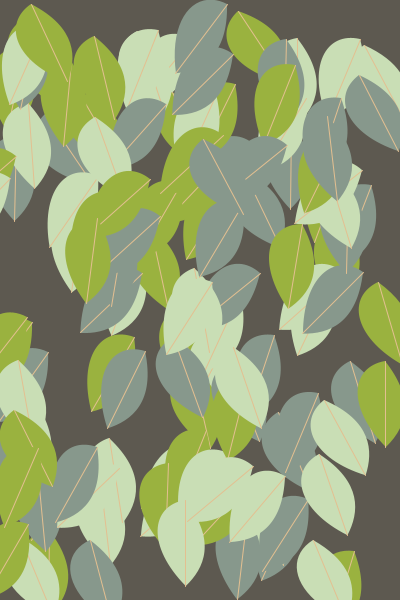
Frame 1 (no input)
Frame 60 (the mouse pressed at the canvas centre just before this capture): identical to frame 1, image omitted
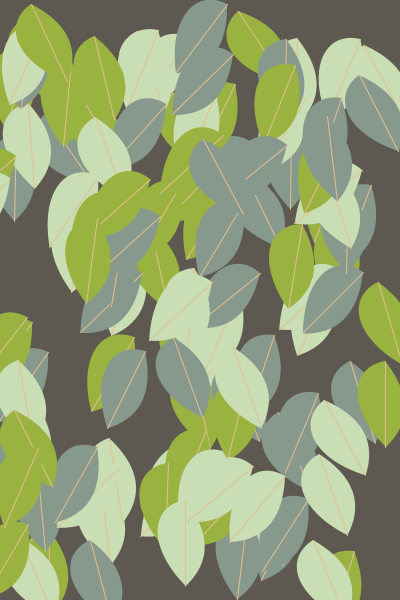
Frame 120 (the mouse held since frame 60 and released just before this capture)

The Processing sketch that drew these frames (run headless with seeded random() and noise(); from frame 60 on, the mouse is pressed at the canvas centre):

// Processing sketch: processing_145781
// ── processing_145781.pde

///////Lauren Ruoff copyright 2014
////////////lruoff Project 2

////////////////Declarations\\\\\\\\\\\\\\\\\\\\\

int[] rustleAngles = { 
  45, -45, 40, -40, 35, -35, 30, -30, 15, -15
};
boolean rustling = false;
//int rustleIndex = 0;
final int MAX = 120;
color backgroundColor;
color[] leafColors = {
  color(135, 152, 140), color(201, 222, 181), color(154, 178, 63)
};

int epicenterDistance;
int rustlingListTimer = -1;

ArrayList<Leaf> shockWave1 = new ArrayList<Leaf>();
ArrayList<Leaf> shockWave2 = new ArrayList<Leaf>();
ArrayList<Leaf> shockWave3 = new ArrayList<Leaf>();
ArrayList<Leaf> shockWave4 = new ArrayList<Leaf>();
ArrayList<Leaf> shockWave5 = new ArrayList<Leaf>();
ArrayList<Leaf> shockWave6 = new ArrayList<Leaf>();
ArrayList<Leaf> shockWave7 = new ArrayList<Leaf>();
ArrayList<Leaf> shockWave8 = new ArrayList<Leaf>();

Leaf [ ] leafArray;
Leaf testLeaf;

//////////////////\\\\\\\\\\\\\\\\\\\\\\\\\\\\\\\\

void setup() {

  size(400, 600);
  //backgroundColor = color(129, 126, 131);
  //backgroundColor = color(84, 82, 85);
  //backgroundColor = color(139, 133, 111);
  backgroundColor = color(93, 89, 80);
  background(backgroundColor);
  smooth();
  //noCursor();
  frameRate(10);

  leafArray = new Leaf [MAX];
  initializeLeafArray();
  testLeaf = new Leaf(width/2, height/2, 0, color(100, 0, 0), 0);
  
  shockWave1 = new ArrayList<Leaf>();
  shockWave2 = new ArrayList<Leaf>();
  shockWave3 = new ArrayList<Leaf>();
  shockWave4 = new ArrayList<Leaf>();
  shockWave5 = new ArrayList<Leaf>();
  shockWave6 = new ArrayList<Leaf>();
  shockWave7 = new ArrayList<Leaf>();
  shockWave8 = new ArrayList<Leaf>();
}

/////////////////\\\\\\\\\\\\\\\\\\\\\\\\\\\\\\\\

void draw() { 
  background(backgroundColor);

  if (rustlingListTimer != -1 && millis() - rustlingListTimer >= 800 && millis() - rustlingListTimer <= 1400) {
    for (int i = 0; i < shockWave1.size(); i++) {
      shockWave1.get(i).rustling = true;
    }
    shockWave1 = new ArrayList<Leaf>();
  }
  else if (rustlingListTimer != -1 && millis() - rustlingListTimer >= 1400 && millis() - rustlingListTimer <= 2000) {
    for (int i = 0; i < shockWave2.size(); i++) {
      shockWave2.get(i).rustling = true;
    }
      shockWave2 = new ArrayList<Leaf>();
  }
  else if (rustlingListTimer != -1 && millis() - rustlingListTimer >= 2000 && millis() - rustlingListTimer <= 2600) {
    for (int i = 0; i < shockWave3.size(); i++) {
      shockWave3.get(i).rustling = true;
    }
      shockWave3 = new ArrayList<Leaf>();
  }
  else if (rustlingListTimer != -1 && millis() - rustlingListTimer >= 2600 && millis() - rustlingListTimer <= 3200){
    for (int i = 0; i < shockWave4.size(); i++) {
      shockWave4.get(i).rustling = true;
    }
      shockWave4 = new ArrayList<Leaf>();
  }
  else if (rustlingListTimer != -1 && millis() - rustlingListTimer >= 3200 && millis() - rustlingListTimer <= 3800){
    for (int i = 0; i < shockWave5.size(); i++) {
      shockWave5.get(i).rustling = true;
    }
      shockWave5 = new ArrayList<Leaf>();
  }
  else if (rustlingListTimer != -1 && millis() - rustlingListTimer >= 3800 && millis() - rustlingListTimer <= 4400){
    for (int i = 0; i < shockWave6.size(); i++) {
      shockWave6.get(i).rustling = true;
    }
      shockWave6 = new ArrayList<Leaf>();
  }
  else if (rustlingListTimer != -1 && millis() - rustlingListTimer >= 4400 && millis() - rustlingListTimer <= 5000){
    for (int i = 0; i < shockWave7.size(); i++) {
      shockWave7.get(i).rustling = true;
    }
      shockWave7 = new ArrayList<Leaf>();
  }
  else if (rustlingListTimer != -1 && millis() - rustlingListTimer >= 5000 && millis() - rustlingListTimer <= 5600){
    for (int i = 0; i < shockWave8.size(); i++) {
      shockWave8.get(i).rustling = true;
    }
      shockWave8 = new ArrayList<Leaf>();
  }

  for (int i = 0; i < leafArray.length; i++) {
    leafArray[i].drawLeaf();

    if (mousePressed) { 
      if (leafArray[i].checkDistance() < 30 && !leafArray[i].rustling) {
        leafArray[i].rustling = true;
        for (int k = 0; k < leafArray.length; k++) {
          //epicenterDistance = abs(int(dist(leafArray[i].x, leafArray[i].y, leafArray[k].x, leafArray[k].y)));
          epicenterDistance = int(sqrt(sq(leafArray[k].x-leafArray[i].x))+sqrt(sq(leafArray[k].y-leafArray[i].y)));
          if (epicenterDistance < 150) {
            shockWave1.add(leafArray[k]);
          }
          else if (epicenterDistance > 50 && epicenterDistance < 150) {
            shockWave2.add(leafArray[k]);
          }
          else if(epicenterDistance > 150 && epicenterDistance < 250) {
            shockWave3.add(leafArray[k]);
          }
          else if(epicenterDistance > 250 && epicenterDistance < 350) {
            shockWave4.add(leafArray[k]);
          }
          else if(epicenterDistance > 350 && epicenterDistance < 450) {
            shockWave5.add(leafArray[k]);
          }
          else if(epicenterDistance > 450 && epicenterDistance < 550) {
            shockWave6.add(leafArray[k]);
          }
          else if(epicenterDistance > 550 && epicenterDistance < 650) {
            shockWave7.add(leafArray[k]);
          }
          else if(epicenterDistance > 650 && epicenterDistance < 750) {
            shockWave8.add(leafArray[k]);
          }
        }
        rustlingListTimer = millis();
      }
    }

    if (leafArray[i].rustling) {
      leafArray[i].r += rustleAngles[leafArray[i].rustleIndex];
      leafArray[i].rustleIndex++;
    }

    if (leafArray[i].rustleIndex == rustleAngles.length) {
      leafArray[i].rustling = false;
      leafArray[i].rustleIndex = 0;
    }
  }
}




void initializeLeafArray() {
  for (int i = 0; i < leafArray.length; i++) {
    leafArray[i] = new Leaf(int(random(10, width-10)), int(random(0, height-40)), random(0, 90), color(leafColors[i%leafColors.length]), 0);
  }
}

class Leaf {

  int x;
  int y;
  int direction;
  int movement;
  float distance;
  float r;
  color clr;
  boolean rustling = false;
  int rustleIndex;


  Leaf(int tempx, int tempy, float tempr, color tempclr, int temprustleIndex) {
    x = tempx;
    y = tempy;
    r = tempr;
    clr = tempclr;
    rustleIndex = temprustleIndex;
  }

  void drawLeaf() {
    noStroke();
    fill(clr);
    pushMatrix();
     translate(x, y);    
     rotate(radians(r));
      beginShape();
          vertex(0, 0);
          bezierVertex(-25, 25, -5, 60, 50, 70);
          vertex(0, 0);
          bezierVertex(50, 15, 55, 45, 50, 70);
      endShape();
      stroke(227, 191, 144);
      line(0, 0, 50, 70);
    popMatrix();
    
    direction = int(cos(r)/( abs(cos(r)) ));
  }
  
  float checkDistance() {
    distance = dist(mouseX, mouseY, x, y+30);
    return distance;
  }
}
